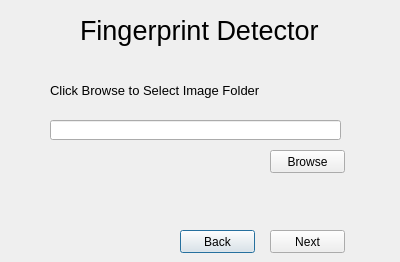
<?xml version="1.0" encoding="UTF-8"?>
<ui version="4.0">
 <class>ImagePathPicker</class>
 <widget class="QDialog" name="ImagePathPicker">
  <property name="geometry">
   <rect>
    <x>0</x>
    <y>0</y>
    <width>400</width>
    <height>262</height>
   </rect>
  </property>
  <property name="windowTitle">
   <string>Dialog</string>
  </property>
  <widget class="QPushButton" name="BackButton">
   <property name="geometry">
    <rect>
     <x>180</x>
     <y>230</y>
     <width>75</width>
     <height>23</height>
    </rect>
   </property>
   <property name="text">
    <string>Back</string>
   </property>
  </widget>
  <widget class="QPushButton" name="NextButton">
   <property name="geometry">
    <rect>
     <x>270</x>
     <y>230</y>
     <width>75</width>
     <height>23</height>
    </rect>
   </property>
   <property name="text">
    <string>Next</string>
   </property>
  </widget>
  <widget class="QPushButton" name="BrowseButton">
   <property name="geometry">
    <rect>
     <x>270</x>
     <y>150</y>
     <width>75</width>
     <height>23</height>
    </rect>
   </property>
   <property name="text">
    <string>Browse</string>
   </property>
  </widget>
  <widget class="QLineEdit" name="FilePicker">
   <property name="geometry">
    <rect>
     <x>50</x>
     <y>120</y>
     <width>291</width>
     <height>20</height>
    </rect>
   </property>
  </widget>
  <widget class="QLabel" name="label">
   <property name="geometry">
    <rect>
     <x>50</x>
     <y>70</y>
     <width>301</width>
     <height>41</height>
    </rect>
   </property>
   <property name="font">
    <font>
     <family>Segoe UI</family>
     <pointsize>10</pointsize>
    </font>
   </property>
   <property name="text">
    <string>Click Browse to Select Image Folder</string>
   </property>
  </widget>
  <widget class="QLabel" name="WarningLabel">
   <property name="geometry">
    <rect>
     <x>90</x>
     <y>190</y>
     <width>181</width>
     <height>31</height>
    </rect>
   </property>
   <property name="font">
    <font>
     <family>Segoe UI</family>
     <pointsize>10</pointsize>
    </font>
   </property>
   <property name="text">
    <string/>
   </property>
  </widget>
  <widget class="QLabel" name="label_2">
   <property name="geometry">
    <rect>
     <x>80</x>
     <y>0</y>
     <width>251</width>
     <height>61</height>
    </rect>
   </property>
   <property name="font">
    <font>
     <pointsize>20</pointsize>
    </font>
   </property>
   <property name="text">
    <string>Fingerprint Detector</string>
   </property>
  </widget>
 </widget>
 <resources/>
 <connections/>
</ui>
